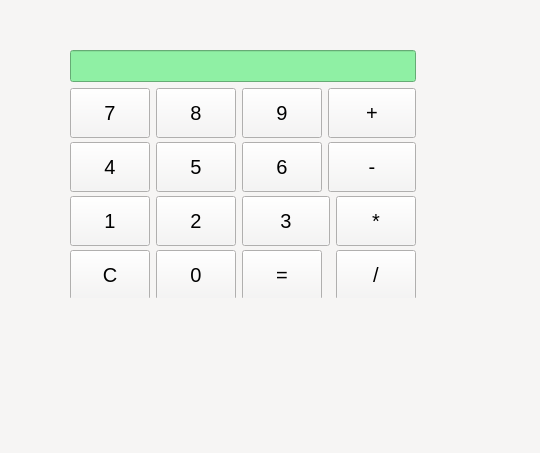
<?xml version="1.0" encoding="UTF-8"?>
<ui version="4.0">
 <class>Calculatrice</class>
 <widget class="QWidget" name="Calculatrice">
  <property name="geometry">
   <rect>
    <x>0</x>
    <y>0</y>
    <width>540</width>
    <height>453</height>
   </rect>
  </property>
  <property name="font">
   <font>
    <pointsize>15</pointsize>
   </font>
  </property>
  <property name="windowTitle">
   <string>Calculatrice</string>
  </property>
  <property name="styleSheet">
   <string notr="true">background-color: rgb(246, 245, 244);
color: rgb(0, 0, 0);</string>
  </property>
  <widget class="QWidget" name="">
   <property name="geometry">
    <rect>
     <x>70</x>
     <y>50</y>
     <width>346</width>
     <height>248</height>
    </rect>
   </property>
   <layout class="QGridLayout" name="gridLayout">
    <item row="1" column="0">
     <widget class="QPushButton" name="pushButton7">
      <property name="minimumSize">
       <size>
        <width>50</width>
        <height>50</height>
       </size>
      </property>
      <property name="text">
       <string>7</string>
      </property>
     </widget>
    </item>
    <item row="1" column="1">
     <widget class="QPushButton" name="pushButton8">
      <property name="minimumSize">
       <size>
        <width>50</width>
        <height>50</height>
       </size>
      </property>
      <property name="text">
       <string>8</string>
      </property>
     </widget>
    </item>
    <item row="1" column="2">
     <widget class="QPushButton" name="pushButton9">
      <property name="minimumSize">
       <size>
        <width>50</width>
        <height>50</height>
       </size>
      </property>
      <property name="text">
       <string>9</string>
      </property>
     </widget>
    </item>
    <item row="1" column="3" colspan="2">
     <widget class="QPushButton" name="pushButtonAdditionner">
      <property name="minimumSize">
       <size>
        <width>50</width>
        <height>50</height>
       </size>
      </property>
      <property name="text">
       <string>+</string>
      </property>
     </widget>
    </item>
    <item row="2" column="0">
     <widget class="QPushButton" name="pushButton4">
      <property name="minimumSize">
       <size>
        <width>50</width>
        <height>50</height>
       </size>
      </property>
      <property name="text">
       <string>4</string>
      </property>
     </widget>
    </item>
    <item row="2" column="1">
     <widget class="QPushButton" name="pushButton5">
      <property name="minimumSize">
       <size>
        <width>50</width>
        <height>50</height>
       </size>
      </property>
      <property name="text">
       <string>5</string>
      </property>
     </widget>
    </item>
    <item row="2" column="2">
     <widget class="QPushButton" name="pushButton6">
      <property name="minimumSize">
       <size>
        <width>50</width>
        <height>50</height>
       </size>
      </property>
      <property name="text">
       <string>6</string>
      </property>
     </widget>
    </item>
    <item row="2" column="3" colspan="2">
     <widget class="QPushButton" name="pushButtonSoustration">
      <property name="minimumSize">
       <size>
        <width>50</width>
        <height>50</height>
       </size>
      </property>
      <property name="text">
       <string>-</string>
      </property>
     </widget>
    </item>
    <item row="3" column="0">
     <widget class="QPushButton" name="pushButton1">
      <property name="minimumSize">
       <size>
        <width>50</width>
        <height>50</height>
       </size>
      </property>
      <property name="text">
       <string>1</string>
      </property>
     </widget>
    </item>
    <item row="3" column="1">
     <widget class="QPushButton" name="pushButton2">
      <property name="minimumSize">
       <size>
        <width>50</width>
        <height>50</height>
       </size>
      </property>
      <property name="text">
       <string>2</string>
      </property>
     </widget>
    </item>
    <item row="3" column="2" colspan="2">
     <widget class="QPushButton" name="pushButton3">
      <property name="minimumSize">
       <size>
        <width>50</width>
        <height>50</height>
       </size>
      </property>
      <property name="text">
       <string>3</string>
      </property>
     </widget>
    </item>
    <item row="3" column="4">
     <widget class="QPushButton" name="pushButtonMultiplier">
      <property name="minimumSize">
       <size>
        <width>50</width>
        <height>50</height>
       </size>
      </property>
      <property name="text">
       <string>*</string>
      </property>
     </widget>
    </item>
    <item row="4" column="0">
     <widget class="QPushButton" name="pushButtonEffacer">
      <property name="minimumSize">
       <size>
        <width>50</width>
        <height>50</height>
       </size>
      </property>
      <property name="text">
       <string>C</string>
      </property>
     </widget>
    </item>
    <item row="4" column="1">
     <widget class="QPushButton" name="pushButton0">
      <property name="minimumSize">
       <size>
        <width>50</width>
        <height>50</height>
       </size>
      </property>
      <property name="text">
       <string>0</string>
      </property>
     </widget>
    </item>
    <item row="4" column="2">
     <widget class="QPushButton" name="pushButtonEgal">
      <property name="minimumSize">
       <size>
        <width>50</width>
        <height>50</height>
       </size>
      </property>
      <property name="text">
       <string>=</string>
      </property>
     </widget>
    </item>
    <item row="4" column="4">
     <widget class="QPushButton" name="pushButtonDiviser">
      <property name="minimumSize">
       <size>
        <width>50</width>
        <height>50</height>
       </size>
      </property>
      <property name="text">
       <string>/</string>
      </property>
     </widget>
    </item>
    <item row="0" column="0" colspan="5">
     <widget class="QLineEdit" name="lineEditAfficheur">
      <property name="styleSheet">
       <string notr="true">background-color:rgb(143,240,164);</string>
      </property>
      <property name="alignment">
       <set>Qt::AlignmentFlag::AlignRight|Qt::AlignmentFlag::AlignTrailing|Qt::AlignmentFlag::AlignVCenter</set>
      </property>
      <property name="readOnly">
       <bool>true</bool>
      </property>
     </widget>
    </item>
   </layout>
  </widget>
 </widget>
 <resources/>
 <connections/>
</ui>
